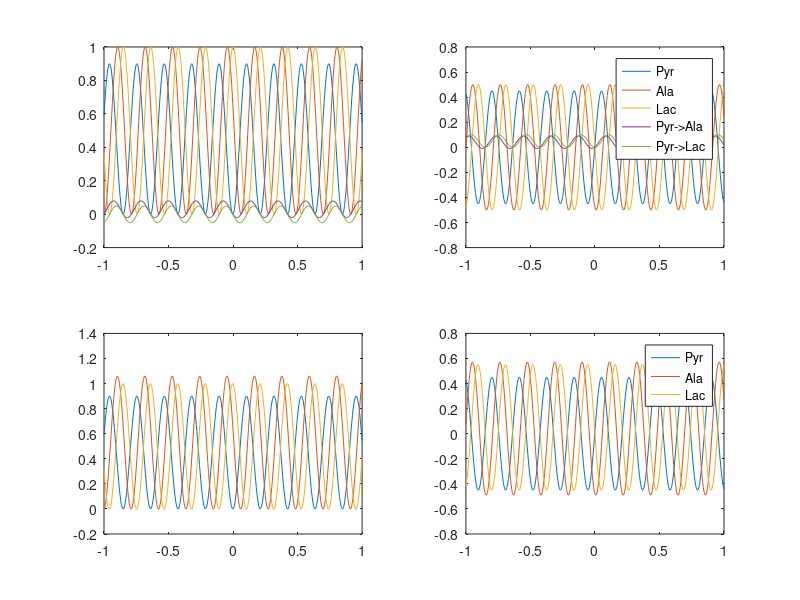

Write the MATLAB code that produced this figure.

% Consult with Albert on frequency spec for pulse
% 
lac = 158;
pyr_hyd = 36;
ala = -53;
pyr = -235;
bicarb = -562;

% Constants
%
gamma = 1070;

% Set up vector of metabolites
%
str_met = {'Pyr', 'Ala', 'Lac', 'Pyr->Ala', 'Pyr->Lac'};
f_met = ([pyr ala lac]' - lac);

f_diff = [ala-pyr, lac-pyr];

t_phased  = 1./f_diff;

% Tmix: (for full echo)
% 66.3 is great for getting additive lac/ala that is created
% 73.2 gives nice phase (pyr->lac is at +90, pyr->ala is at -90)
% 70.6 gives pyr->lac/ala at +90

% Set up STEAM parameters
%
Tmix = 70.6e-3; %t_phased(2)*27.75;                           % Time between 90's (TE/2)
gamp = 1.1;                               % Gradient lobe amplitude (G/cm)
Tg = 2e-3;                                 % Gradient duration (s)
T1 = 30;                                % T1 of Pyruvate

% Set up position sampling of signal
%
xmax = 1;                               % +/- xmax cm
x = [-200:200]/200 * xmax;

% What is instantaneous frequency dependent on x position and metabolite
%
f_x = f_met * ones(1, length(x)) + ...
      ones(length(f_met),1) * (gamp*Tg/Tmix) * gamma * x ;

% Complex signal after mixing time... 
%
mxy_1 = exp(-i*2*pi*f_x*Tmix);

% Longitudinal mag after 2nd RF pulse
%
mz_2 = real(mxy_1);

% Allow for pyr->ala and pyr->lac metabolism
%
met_factor = 0.1;
A_met = [diag([(1-met_factor) 1 1]); met_factor 0 0; met_factor 0 0];
mz_met = A_met * mz_2;

% Get new frequencies
%
f_x2 = [f_x; f_x(2,:); f_x(3,:)];

% Get complex signal after 3rd RF pulse
%
mxy_3 = mz_met .* exp(-i*2*pi*f_x2*Tmix);

mxy_3_sum = mxy_3(1:3,:) + [zeros(1,length(x)); mxy_3(4,:); mxy_3(5,:)];

%Tmixes = ; 
subplot(221)
plot(x, real(mxy_3));
subplot(222)
plot(x, imag(mxy_3));
legend(str_met)

subplot(223)
plot(x, real(mxy_3_sum));
subplot(224)
plot(x, imag(mxy_3_sum));
legend(str_met(1:3))
